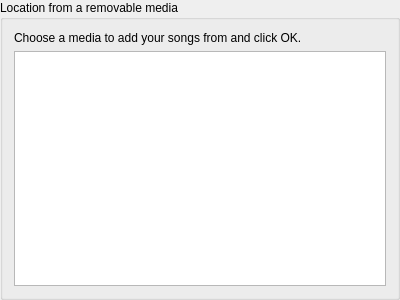
<?xml version="1.0" encoding="UTF-8"?>
<ui version="4.0">
 <class>AddRemovableDriveGroupBox</class>
 <widget class="QGroupBox" name="AddRemovableDriveGroupBox">
  <property name="geometry">
   <rect>
    <x>0</x>
    <y>0</y>
    <width>400</width>
    <height>300</height>
   </rect>
  </property>
  <property name="title">
   <string>Location from a removable media</string>
  </property>
  <property name="alignment">
   <set>Qt::AlignLeading|Qt::AlignLeft|Qt::AlignTop</set>
  </property>
  <property name="checkable">
   <bool>false</bool>
  </property>
  <layout class="QVBoxLayout" name="verticalLayout">
   <item>
    <widget class="QLabel" name="label">
     <property name="sizePolicy">
      <sizepolicy hsizetype="Preferred" vsizetype="Maximum">
       <horstretch>0</horstretch>
       <verstretch>0</verstretch>
      </sizepolicy>
     </property>
     <property name="text">
      <string>Choose a media to add your songs from and click OK.</string>
     </property>
    </widget>
   </item>
   <item>
    <widget class="QListWidget" name="driveList">
     <property name="editTriggers">
      <set>QAbstractItemView::NoEditTriggers</set>
     </property>
    </widget>
   </item>
  </layout>
 </widget>
 <resources/>
 <connections/>
</ui>
